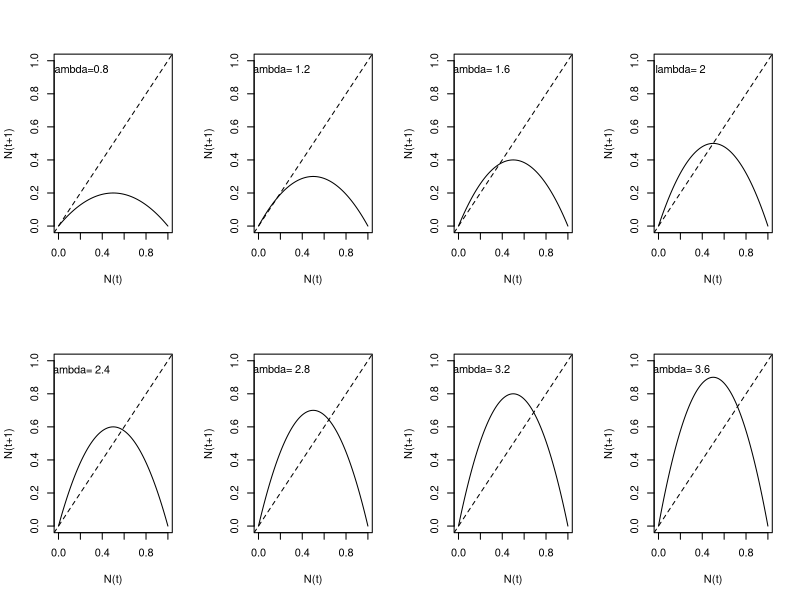

This figure's R source:
par(mfrow=c(2,4))
s=seq(from=1.2,to=3.6, by= .4)
curve(0.8*x*(1-x),0,1, xlab="N(t)", ylab="N(t+1)",ylim=c(0,1))
text(.2,.95,"lambda=0.8")
abline(0,1,lty=2)
for (i in s)
{lambda=i
curve(lambda*x*(1-x),0,1, xlab="N(t)", ylab="N(t+1)",ylim=c(0,1))
abline(0,1,lty=2)
str=paste("lambda=",toString(i))

text(.2,.95,str)
} # draw y=x}

